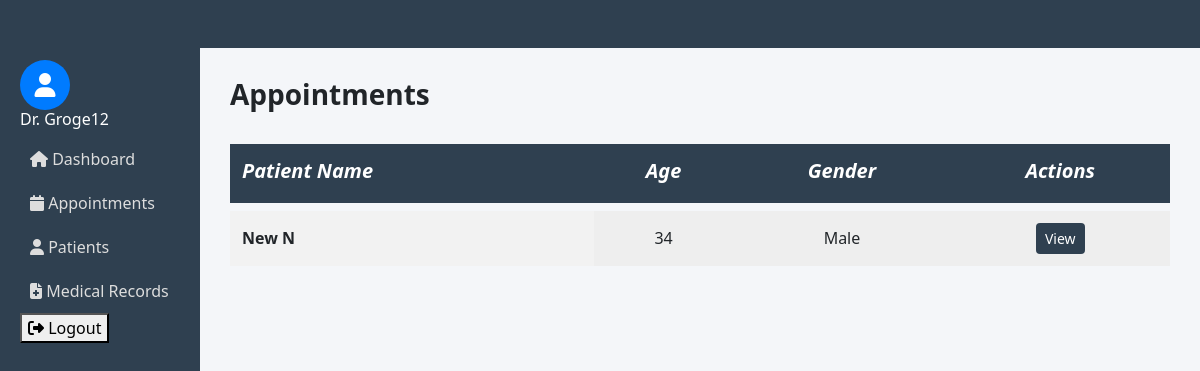
The page /doctors/patients/ (signed in) on the database its author committed.
### accounts/models.py (models this page shows)
class User(AbstractUser):
    ROLE_CHOICES = (
        ('ADMIN', 'Admin'),
        ('DOCTOR', 'Doctor'),
        ('PATIENT', 'Patient'),
    )
    role = models.CharField(max_length=10, choices=ROLE_CHOICES)

### patientapp/models.py (models this page shows, shortened)
class Patient(models.Model):
    user = models.OneToOneField(User, on_delete=models.CASCADE)
    full_name = models.CharField(max_length=100, null=True, blank=True)
    age = models.IntegerField(null=True, blank=True)
    gender = models.CharField(max_length=10, null=True, blank=True)
    phone = models.CharField(max_length=15, null=True, blank=True)
    address = models.TextField(null=True, blank=True)
    created_at = models.DateTimeField(auto_now_add=True,null=True, blank=True)

### doctorapp/views.py (the view)
# urls.py: path('patients/',patient_list, name='doctor_patients'),
def patient_list(request):
    doctor = get_object_or_404(Doctor, user=request.user)
    patients = Patient.objects.filter(
        appointment__doctor=doctor
    ).distinct()
    return render(
        request,
        'doctor/patient_list.html',
        {'patients': patients}
    )

### templates/doctor/patient_list.html (shortened to what this page needs)
{% extends "doctor/base.html" %}
{% load static %}
{% block content %}
<h3 class="mb-4"><strong>Appointments</strong></h3>
<table class="comparison-table">
    <thead >
        <tr>
            <th><i>Patient Name</i></th>
            <th><i>Age</i></th>
            <th><i>Gender</i></th>
            <th><i>Actions</i></th>
        </tr>
    </thead>
    <tbody>
        {% for patient in patients %}
        <tr>
            <td>{{ patient.full_name }} </td>
            <td>{{ patient.age }}</td>
            <td>{{ patient.gender }}</td>
            <td>
                <a href="{% url 'doctor_patient_detail' patient.id %}" class="btn btn-sm " style="background :#2f4050; color:white;">View</a>
            </td>
        </tr>
        {% empty %}
        <tr>
            <td colspan="4">No patients assigned.</td>
        </tr>
        {% endfor %}
    </tbody>
</table>
{% endblock %}

### templates/doctor/base.html (shortened to what this page needs)
<!DOCTYPE html>
<html>
{% load static %}
<head>
    <link href="https://cdn.jsdelivr.net/npm/bootstrap@5.3.2/dist/css/bootstrap.min.css" rel="stylesheet">
    <link href="https://cdnjs.cloudflare.com/ajax/libs/font-awesome/6.5.1/css/all.min.css" rel="stylesheet">
<link rel="stylesheet" href="https://cdnjs.cloudflare.com/ajax/libs/font-awesome/6.4.0/css/all.min.css"/>
    <link rel="stylesheet" href="{% static 'css/doctor.css' %}">
</head>
<body>
    <nav class="navbar navbar-expand-lg navbar-dark p-4 fixed-top" style="background:#2f4050;">
    </nav>
<div class="container-fluid">
    <div class="row">
        <nav class="col-md-2 sidebar">
             <ul>
                    <li>hello</li>
                </ul>
            <div class="profile-icon">
                <i class="fa-solid fa-user"></i>
            </div>
            <h6>Dr. {{ request.user.username }}</h6>
            <ul class="nav flex-column">
                <li class="nav-item"><a href="{% url 'doctor_dashboard' %}"><i class="fa fa-home"></i> Dashboard</a></li>
                <li class="nav-item"><a href="{% url 'doctor_appointments' %}"><i class="fa fa-calendar"></i> Appointments</a></li>
                <li class="nav-item"><a href="{% url 'doctor_patients' %}"><i class="fa fa-user"></i> Patients</a></li>
                <li class="nav-item"><a href="{% url 'doctor_medical_records' %}"><i class="fa fa-file-medical"></i> Medical Records</a></li>
                <form method="post" action="{% url 'logout' %}">
    <button type="submit" >
        <i class="fa-solid fa-right-from-bracket"></i> Logout
    </button>
</form>
            </ul>
        </nav>
        <main class="col-md-10 content">
            <br><br>
            {% block content %}{% endblock %}
        </main>
    </div>
</div>
</body>
</html>

### static/css/doctor.css (style rules this page uses)
body { background: #f4f6f9; }
.sidebar { height: 100vh; background: #2f4050; color: white; padding: 20px; }
.sidebar a { color: #ddd; text-decoration: none; display: block; padding: 10px; }
.content { padding: 30px; }
.comparison-table { width: 100%; border-collapse: separate; border-spacing: 0 8px; text-align: center; }
.comparison-table th { background: #2f4050; color: white; padding: 12px; font-size: 14px; }
.comparison-table th:first-child { text-align: left; }
.comparison-table td { background: #eee; padding: 12px; }
.comparison-table td:first-child { text-align: left; font-weight: bold; background: #f2f2f2; }
.comparison-table i { font-size: 20px; display: block; margin-bottom: 5px; }

### templates/doctor/base.html (style rules this page uses)
.profile-icon { width: 50px; height: 50px; border-radius: 50%; background-color: #007bff; color: white; display: flex; align-items: center; justify-content: center; font-size: 24px; }

### rows shown on the page
User: user.username "Groge12"
Patient: full_name "New N", age "34", gender "Male"
